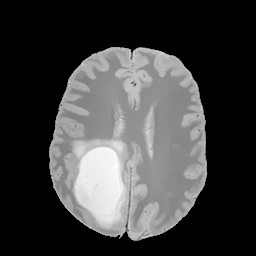
%> input picture HW04/codes/Mri1.bmp, 256 x 256 px
$ octave HW04_97104034.m   (GNU Octave 9; MATLAB toolbox functions it lacks are replaced by stand-ins)
%> lines starting %> are read from the running program, lines starting %| are printed output that depends on the picture
### HW04/codes/FCM.m
function [center,u,J,num]=FCM(data,k,q,init_u,iter_num)
[m,N]=size(data);
center=zeros(m,k);
u1=zeros(N,k);
% error=1;
num=0;
if (isnan(init_u))
    u = rand(N,k) ;
else
    u = init_u ;
end
while(num<iter_num)
    center=(data*(u.^q))./(ones(m,1)*sum(u.^q));
    u1=u;
    for i=1:N
        d=distance_Norm2(data(:,i)*ones(1,k),center);
        a=1./d.^(2/(q-1));
        b=sum(a);
        u(i,:)=a/b;
    end
%     error=max(max(abs(u-u1)));
    num=num+1;
end

price=zeros(N,k);
for j=1:k
    price(:,j)=u(:,j).*(sum((data-center(:,j)*ones(1,N)).^2))';
end
J=sum(sum(price));

### HW04/codes/HW04_97104034.m
%% Question 1 _ Part 1
clear all
close all
clc

Im1 = imread('Mri1.bmp');
%> Im1 is the input picture: size 256x256 uint8; min 0, max 253, mean 62.4
Im2 = imread('Mri2.bmp');
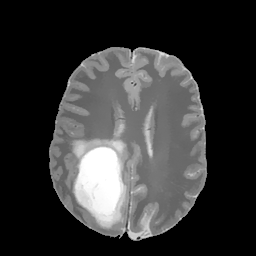
%> input picture HW04/codes/Mri2.bmp, 256 x 256 px
%> Im2 is the input picture: size 256x256 uint8; min 0, max 255, mean 53
Im3 = imread('Mri3.bmp');
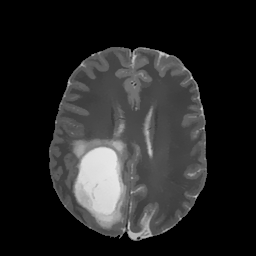
%> input picture HW04/codes/Mri3.bmp, 256 x 256 px
%> Im3 is the input picture: size 256x256 uint8; min 0, max 233, mean 37.8
Im4 = imread('Mri4.bmp');
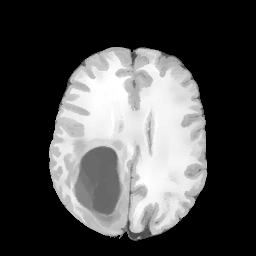
%> input picture HW04/codes/Mri4.bmp, 256 x 256 px
%> Im4 is the input picture: size 256x256 uint8; min 0, max 255, mean 76
Im5 = imread('Mri5.bmp');
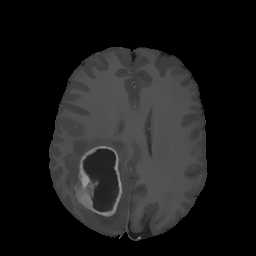
%> input picture HW04/codes/Mri5.bmp, 256 x 256 px
%> Im5 is the input picture: size 256x256 uint8; min 0, max 154, mean 26.8

Im123 = zeros(size(Im1,1) , size(Im1,2) , 3);
Im234 = zeros(size(Im1,1) , size(Im1,2) , 3);
Im345 = zeros(size(Im1,1) , size(Im1,2) , 3);
Im135 = zeros(size(Im1,1) , size(Im1,2) , 3);

Im123(:,:,1) = Im1 ;
Im123(:,:,2) = Im2 ;
Im123(:,:,3) = Im3 ;
Im234(:,:,1) = Im2 ;
Im234(:,:,2) = Im3 ;
Im234(:,:,3) = Im4 ;
Im345(:,:,1) = Im3 ;
Im345(:,:,2) = Im4 ;
Im345(:,:,3) = Im5 ;
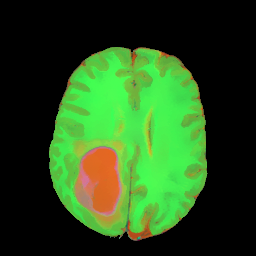
%> Im345: size 256x256x3 double; mean R, G, B 37.8, 76, 26.8
Im135(:,:,1) = Im1 ;
Im135(:,:,2) = Im3 ;
Im135(:,:,3) = Im5 ;
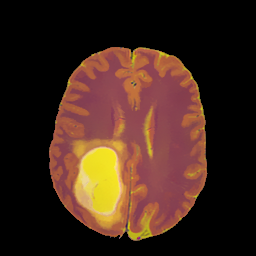
%> Im135: size 256x256x3 double; mean R, G, B 62.4, 37.8, 26.8


montage({uint8(Im123),uint8(Im234) ,uint8(Im345), uint8(Im135) })
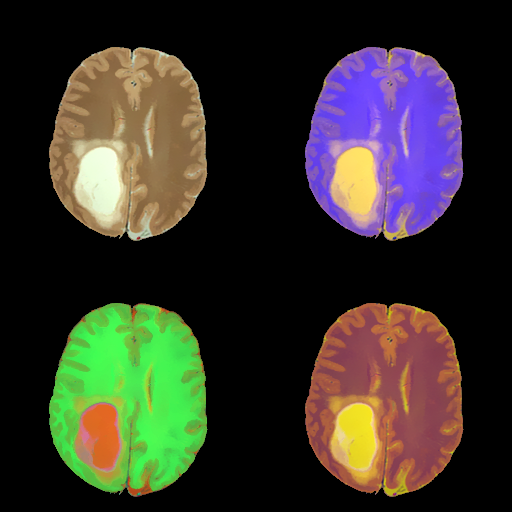
%> displayed picture: size 512x512x3, on the screen's scale of 0 to 255; mean R, G, B 53.9, 51.2, 41.9
title(" TOPLEFT: MRI123 , TOPRIGHT: MRI234 , BUTTOMLEFT: MRI345 , BUTTOMRIGHT: MRI135",'interpreter' ,'latex')


%% Question 1 _ Part 2 _ soft clustering
clear all
close all
clc

Im1 = imread('Mri1.bmp');
% [4 lines of commented-out code are left out]

Nc = 5 ;
fuzzy_param = 5 ;
init_u = NaN ;
iter_num = 100 ;

data = reshape(double(Im1),[1,size(double(Im1),1)*size(double(Im1),2)]);
% [centers,U] = fcm(data,Nc,[5 NaN NaN 0]);
[center,u,J,num] = FCM(data,Nc,fuzzy_param,init_u,iter_num);
%> the run ends on the next line
